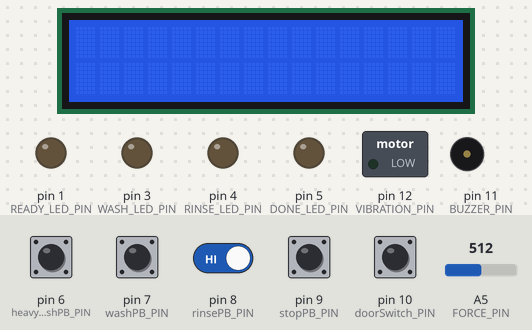
The sketch below on a simulated Arduino Uno, built with avr-gcc and run on an emulated ATmega328P. Shown: 16×2 character LCD, switched loads named in the sketch (green lamp = pin HIGH), output pins drawn as LEDs (lit = HIGH), buzzer (waves = sounding). The test bench sets the inputs (shaded band); at power-on: pin 6 (heavyWashPB_PIN), pin 7 (washPB_PIN), pin 8 (rinsePB_PIN), pin 9 (stopPB_PIN), pin 10 (doorSwitch_PIN) HIGH, A5 (FORCE_PIN) = 512.

Above: at 1.2 s.
1.3 s: pin 10 (doorSwitch_PIN) pulled LOW for 0.15 s
At 2.26 s:
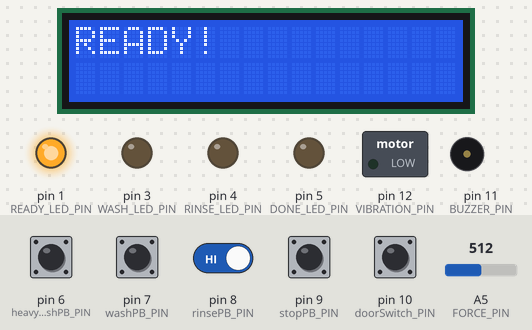
3.0 s: pin 10 (doorSwitch_PIN) pulled LOW for 1 s
At 4.9 s:
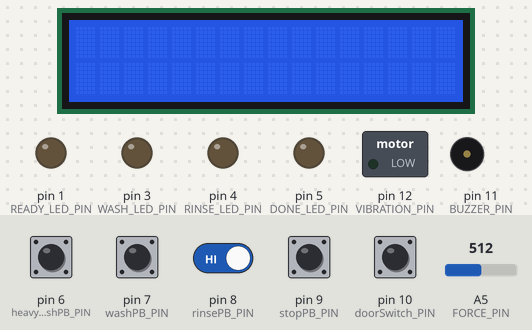
5.5 s: pin 8 (rinsePB_PIN) driven LOW and pin 10 (doorSwitch_PIN) driven LOW
At 8.3 s:
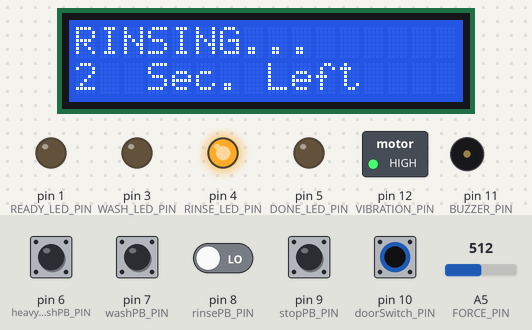
8.5 s: pin 9 (stopPB_PIN) pulled LOW for 0.15 s
At 9.2 s:
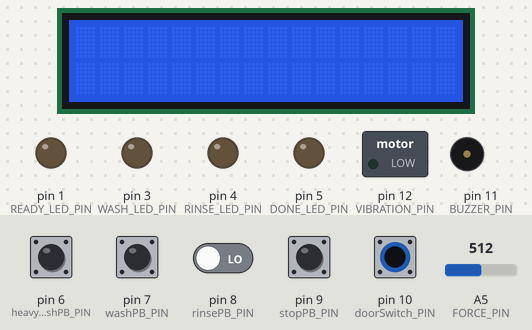
Timing chart, 0 to 11.1 s (numbered marks = the images above; inputs shaded):
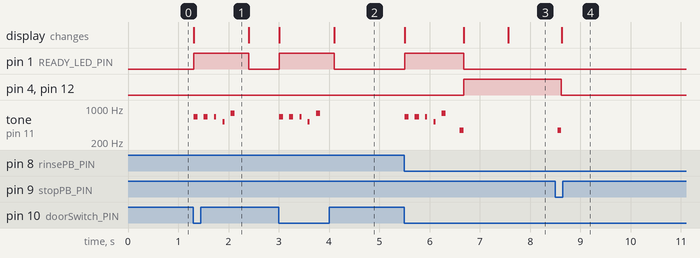

Measured:
- after the input at 1.3 s, pin 1 (READY_LED_PIN): LOW → HIGH at once, → LOW 1.1 s later; tone on pin 11 (BUZZER_PIN): plays 659 Hz for 0.08 s, 659 Hz for 0.08 s, 659 Hz for 0.04 s, 523 Hz for 0.04 s, 783 Hz for 0.08 s, starting at once; the display: changes at once (image 1)
- after the input at 3.0 s, pin 1 (READY_LED_PIN): LOW → HIGH at once, → LOW 1.1 s later; tone on pin 11 (BUZZER_PIN): plays 659 Hz for 0.08 s, 659 Hz for 0.08 s, 659 Hz for 0.04 s, 523 Hz for 0.04 s, 783 Hz for 0.08 s, starting at once; the display: first changes at once (image 2 shows a later state)
- after the input at 5.5 s, pin 1 (READY_LED_PIN): LOW → HIGH at once, → LOW 1.2 s later; pin 4 (RINSE_LED_PIN): LOW → HIGH after 1.2 s
- after the input at 8.5 s, pin 4 (RINSE_LED_PIN), pin 12 (VIBRATION_PIN): HIGH → LOW after 0.12 s instead of 1.3 s; pin 5 (DONE_LED_PIN): stays LOW (without the input it goes to HIGH after 1.3 s); the display: changes after 0.12 s (image 4)

The sketch:

summative-practice.ino
```cpp
/*
-----------------------------------------------------------------------------
Name:        Summative Practice
Purpose:     To complete the given project as practice for the final summative

Author:      Siddharth Nema
Created:     05-Jan-2022
Updated:     07-Jan-2022
-----------------------------------------------------------------------------
*/

// library for the lcd display
#include <LiquidCrystal.h>

// initialize the library with the numbers of the interface pins
LiquidCrystal lcd(A0, A1, A2, A3, A4, 0);

// all the pins for the led's
const int READY_LED_PIN = 1;
const int HEAVY_LED_PIN = 2;
const int WASH_LED_PIN = 3;
const int RINSE_LED_PIN = 4;
const int DONE_LED_PIN = 5;

// all the pins for the pushbuttons
const int heavyWashPB_PIN = 6;
const int washPB_PIN = 7;
const int rinsePB_PIN = 8;
const int stopPB_PIN = 9;

const int doorSwitch_PIN = 10; //pin for the ready switch

const int BUZZER_PIN = 11; // pin for the buzzer

const int VIBRATION_PIN = 12;

const int FORCE_PIN = A5;

int mode = 0; // used to switch the cases

bool readyKey = false; // used to check if washing machine is in ready mode

// delays for the washing machine cycles
int washTime = 5000;
int rinseTime = 3000;

float endNotes[] = {554.37, 783.99, 698.46, 622.25, 554.37, 466.16, 523.25, 554.37, 622.25, 415.30, 466.16, 523.25, 466.16, 554.37, 554.37, 783.99, 698.46, 622.25, 554.37, 783.99, 783.99, 880, 783.99, 698.46, 622.25, 698.46, 783.99, 0};

int endDelays[] = {225, 37.5, 37.5, 37.5, 225, 225, 37.5, 37.5, 37.5, 37.5, 37.5, 37.5, 225, 225, 225, 37.5, 37.5, 37.5, 225, 225, 37.5, 37.5, 37.5, 37.5, 37.5, 37.5, 300, 150};

float readyNotes[] = {659.25, 659.25, 659.25, 523.25, 783.99};
float readyDelays[] = {80, 80, 40, 40, 80};

void setup()
{
  // set up the LCD's number of columns and rows:
  lcd.begin(16, 2);
  lcd.clear();

  // setup the led's as outputs
  pinMode(READY_LED_PIN, OUTPUT);
  pinMode(WASH_LED_PIN, OUTPUT);
  pinMode(RINSE_LED_PIN, OUTPUT);
  pinMode(DONE_LED_PIN, OUTPUT);
  pinMode(VIBRATION_PIN, OUTPUT);

  // setup the pushbuttons as inputs
  pinMode(doorSwitch_PIN, INPUT);
  pinMode(stopPB_PIN, INPUT);
  pinMode(rinsePB_PIN, INPUT);
  pinMode(washPB_PIN, INPUT);
  pinMode(FORCE_PIN, INPUT);
}

void loop()
{
  //read button states
  bool doorState = digitalRead(doorSwitch_PIN);
  bool heavyPBState = digitalRead(heavyWashPB_PIN);
  bool washPBState = digitalRead(washPB_PIN);
  bool rinsePBState = digitalRead(rinsePB_PIN);
  bool stopPBState = digitalRead(stopPB_PIN);

  int forceValue = analogRead(FORCE_PIN);

  // case structure which switches depending on the washing machine mode
  switch (mode)
  {
  case 0: // base case
    // when slide-switch is set to ready, display text & switch mode
    if (doorState == LOW && readyKey == false)
    {
      lcd.clear();
      lcd.print("READY!");

      forceValue = analogRead(FORCE_PIN);

      if (forceValue >= 300)
      {
        mode = 1;
      }
      else
      {
        playTone(400, 500);
      }
    }
    // otherwise keep all led's off
    else if (doorState == HIGH)
    {
      lcd.clear();
      digitalWrite(READY_LED_PIN, LOW);
      digitalWrite(WASH_LED_PIN, LOW);
      digitalWrite(HEAVY_LED_PIN, LOW);
      digitalWrite(RINSE_LED_PIN, LOW);
      digitalWrite(DONE_LED_PIN, LOW);
      readyKey = false;
    }
    // when wash button is pressed, mode switched & tone played
    if (washPBState == LOW && readyKey == true)
    {
      playTone(350, 75);
      mode = 2;
    }
    // when rinse button is pressed, mode switched & tone played
    if (rinsePBState == LOW && readyKey == true)
    {
      playTone(350, 75);
      mode = 3;
    }
    // when heavy duty button is pressed, mode switched & tone played
    if (heavyPBState == LOW && readyKey == true)
    {
      playTone(350, 75);
      mode = 4;
    }

    break;

  case 1: // turning on ready light
    // only turn on ready led
    digitalWrite(READY_LED_PIN, HIGH);
    digitalWrite(WASH_LED_PIN, LOW);
    digitalWrite(RINSE_LED_PIN, LOW);
    digitalWrite(DONE_LED_PIN, LOW);

    // Loop through each note and delay for the ending music
    for (int i = 0; i <= 4; i++)
    {
      playTone(readyNotes[i], readyDelays[i]);
      delay(125);
    }

    readyKey = true;
    delay(150);
    mode = 0;
    break;

  case 2: // wash sequence
    lcd.clear();
    lcd.print("WASHING...");

    // start the vibration motor
    digitalWrite(VIBRATION_PIN, HIGH);

    // only turn on the wash led
    digitalWrite(READY_LED_PIN, LOW);
    digitalWrite(WASH_LED_PIN, HIGH);

    // initiates countdown sequence and changes mode
    mode = delayCountdown(washTime, doorState, stopPBState, mode);

    // breaks out of case if mode is for standby case
    if (mode == 6)
    {
      break;
    }

    lcd.clear();
    lcd.print("RINSING...");

    //only turn on rinse led
    digitalWrite(WASH_LED_PIN, LOW);
    digitalWrite(RINSE_LED_PIN, HIGH);

    // initiates countdown sequence and changes mode
    mode = delayCountdown(rinseTime, doorState, stopPBState, mode);

    // only turns on done led
    digitalWrite(RINSE_LED_PIN, LOW);
    digitalWrite(DONE_LED_PIN, HIGH);

    digitalWrite(VIBRATION_PIN, LOW);

    lcd.clear();
    break;

  case 3: // rinse sequence
    lcd.clear();
    lcd.print("RINSING...");

    // start the vibration motor
    digitalWrite(VIBRATION_PIN, HIGH);

    //only turn on rinse led
    digitalWrite(READY_LED_PIN, LOW);
    digitalWrite(RINSE_LED_PIN, HIGH);

    // initiates countdown sequence and changes mode
    mode = delayCountdown(rinseTime, doorState, stopPBState, mode);

    // only turns on done led
    digitalWrite(RINSE_LED_PIN, LOW);
    digitalWrite(DONE_LED_PIN, HIGH);

    digitalWrite(VIBRATION_PIN, LOW);
    lcd.clear();
    break;

  case 4: // heavy wash sequence
    lcd.clear();
    lcd.print("[H.D]:WASHING...");

    // start the vibration motor
    digitalWrite(VIBRATION_PIN, HIGH);

    //only turns on heavy duty & wash led
    digitalWrite(READY_LED_PIN, LOW);
    digitalWrite(HEAVY_LED_PIN, HIGH);
    digitalWrite(WASH_LED_PIN, HIGH);

    // initiates countdown sequence and changes mode
    mode = delayCountdown(washTime * 2, doorState, stopPBState, mode);

    // breaks out of case if mode is for standby case
    if (mode == 6)
    {
      break;
    }

    lcd.clear();
    lcd.print("[H.D]:RINSING...");

    // only keeps heavy duty & rinse led
    digitalWrite(WASH_LED_PIN, LOW);
    digitalWrite(RINSE_LED_PIN, HIGH);

    // initiates countdown sequence and changes mode
    mode = delayCountdown(rinseTime, doorState, stopPBState, mode);

    // only keeps heavy duty & done led
    digitalWrite(RINSE_LED_PIN, LOW);
    digitalWrite(DONE_LED_PIN, HIGH);

    digitalWrite(VIBRATION_PIN, LOW);
    lcd.clear();
    break;

  case 5: // turn on done light
    lcd.print("FINISHED!");

    // Loop through each note and delay for the ending music
    for (int i = 0; i <= 26; i++)
    {
      playTone(endNotes[i], endDelays[i]);
      delay(125);
    }

    // keeps done led on
    digitalWrite(READY_LED_PIN, LOW);
    digitalWrite(WASH_LED_PIN, LOW);
    digitalWrite(RINSE_LED_PIN, LOW);
    digitalWrite(DONE_LED_PIN, HIGH);

    digitalWrite(VIBRATION_PIN, LOW);

    // wait until the stop button is pressed to prevent music from replaying
    while (true)
    {
      // checking if stop button is pressed or door is closed to switch to standby mode
      stopPBState = digitalRead(stopPB_PIN);
      doorState = digitalRead(doorSwitch_PIN);

      // if stop button pressed, change mode to standby mode
      if (stopPBState == LOW || doorState == HIGH)
      {
        playTone(350, 75);
        mode = 6;
        break;
      }
    }

    noTone(BUZZER_PIN);
    delay(150);
    lcd.clear();
    break;

  case 6: // standby mode
    // turns off all leds
    digitalWrite(READY_LED_PIN, LOW);
    digitalWrite(WASH_LED_PIN, LOW);
    digitalWrite(HEAVY_LED_PIN, LOW);
    digitalWrite(RINSE_LED_PIN, LOW);
    digitalWrite(DONE_LED_PIN, LOW);
    digitalWrite(VIBRATION_PIN, LOW);
    lcd.clear();

    // Check if door is opened to reset the program
    doorState = digitalRead(doorSwitch_PIN);
    if (doorState == HIGH)
    {
      mode = 0;
      readyKey = false;
      break;
    }

    noTone(BUZZER_PIN);
  }
}

// function to create countdown sequence & check if stop or door open switches are pressed
int delayCountdown(int delayTime, bool doorState, bool stopPBState, int mode)
{
  // loops through the length of the specified delay time
  for (int i = 0; i < delayTime; i += 50)
  {
    // checks the state of the door & stop switches
    doorState = digitalRead(doorSwitch_PIN);
    stopPBState = digitalRead(stopPB_PIN);

    // if either is pressed, immediately break out of loop and switch to standby case
    if (doorState == HIGH || stopPBState == LOW)
    {
      playTone(350, 75);
      mode = 6;
      break;
    }

    // on second line of led display the time left in the cycle
    lcd.setCursor(0, 1);
    lcd.print((delayTime + 800 - i) / 1000);
    lcd.setCursor(3, 1);
    lcd.print("Sec. Left");
    delay(50);

    // clearing a certain character
    lcd.setCursor(1, 1);
    lcd.print(" ");
    mode = 5;
  }
  return mode;
}

// function to play the buzzer for a specific tone & duration
void playTone(int frequency, int duration)
{
  tone(BUZZER_PIN, frequency);
  delay(duration);
  noTone(BUZZER_PIN);
}
```
